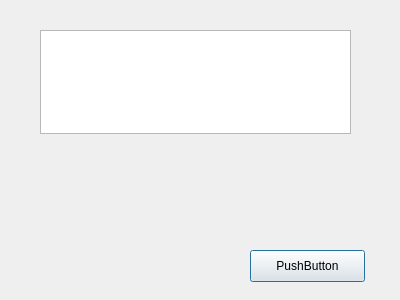
<?xml version="1.0" encoding="UTF-8"?>
<ui version="4.0">
 <class>MyDialog</class>
 <widget class="QDialog" name="MyDialog">
  <property name="geometry">
   <rect>
    <x>0</x>
    <y>0</y>
    <width>400</width>
    <height>300</height>
   </rect>
  </property>
  <property name="windowTitle">
   <string>Dialog</string>
  </property>
  <widget class="QPushButton" name="pushButton">
   <property name="geometry">
    <rect>
     <x>250</x>
     <y>250</y>
     <width>115</width>
     <height>32</height>
    </rect>
   </property>
   <property name="text">
    <string>PushButton</string>
   </property>
  </widget>
  <widget class="QPlainTextEdit" name="plainTextEdit">
   <property name="geometry">
    <rect>
     <x>40</x>
     <y>30</y>
     <width>311</width>
     <height>104</height>
    </rect>
   </property>
  </widget>
 </widget>
 <resources/>
 <connections/>
</ui>
